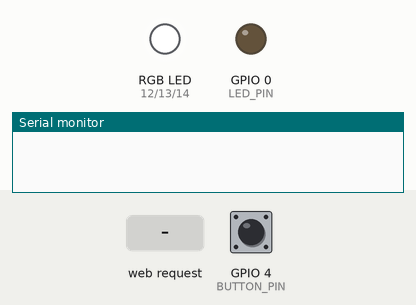
This sketch was run on a simulated ESP8266 (NodeMCU). Shown: an RGB LED mixed from three pins (HIGH = lit), output pins drawn as LEDs (lit = HIGH), the last lines printed to the serial monitor. The test bench sets the inputs (shaded band); at power-on: GPIO 4 (BUTTON_PIN) HIGH.

Above: at 1.2 s.
1.3 s: HTTP request GET /led/0 received
At 1.8 s:
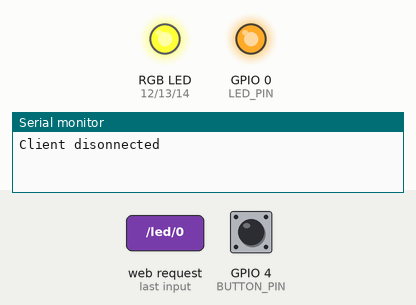
2.8 s: GPIO 4 (BUTTON_PIN) pulled LOW for 0.15 s
At 3.3 s:
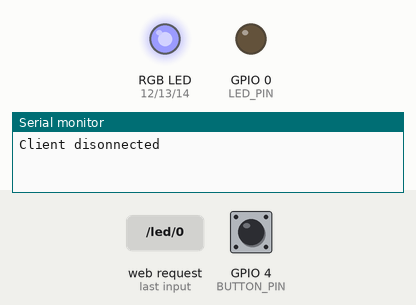
4.4 s: GPIO 4 (BUTTON_PIN) pulled LOW for 1 s
At 5.8 s:
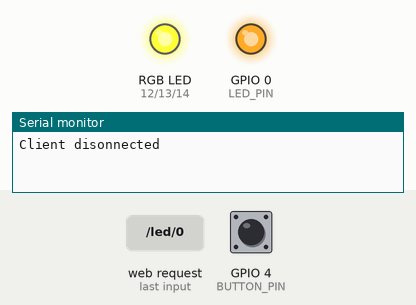
6.9 s: GPIO 4 (BUTTON_PIN) pulled LOW for 3.2 s
At 7.7 s:
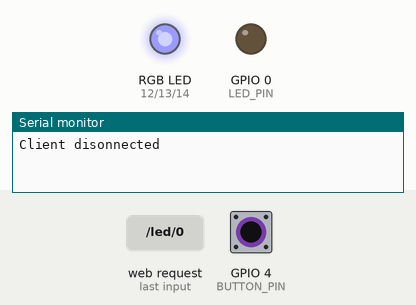
Timing chart, 0 to 9.9 s (numbered marks = the images above; inputs shaded):
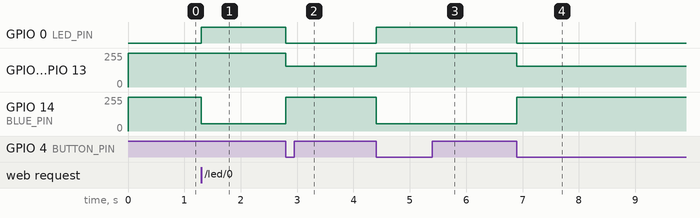

The sketch:

sketch_feb12a.ino
```cpp
#include <ESP8266WiFi.h>
#include "FS.h"

//////////////////////
// WiFi Definitions //
//////////////////////
const char WiFiAPPSK[] = "sparkfun";

/////////////////////
// Pin Definitions //
/////////////////////
const int LED_PIN = 0; // onboard LED

const int RED_PIN = 12;
const int GREEN_PIN = 13;
const int BLUE_PIN = 14;

const int BUTTON_PIN = 4;

const int ANALOG_PIN = A0; // The only analog pin on the Thing
const int DIGITAL_PIN = 12; // Digital pin to be read

int ledStatus = 0;

//192.168.4.1/
WiFiServer server(80);

void setup()
{
  initHardware();
  setupWiFi();
  server.begin();
}


void initHardware() {
  Serial.begin(115200);

  pinMode(LED_PIN, OUTPUT);
  pinMode(RED_PIN, OUTPUT);
  pinMode(GREEN_PIN, OUTPUT);
  pinMode(BLUE_PIN, OUTPUT);

  digitalWrite(LED_PIN, LOW);
  digitalWrite(RED_PIN, HIGH);
  digitalWrite(GREEN_PIN, HIGH);
  digitalWrite(BLUE_PIN, HIGH);

  pinMode(BUTTON_PIN, INPUT);

  attachInterrupt(digitalPinToInterrupt(BUTTON_PIN), buttonPressed, FALLING);
}


void setupWiFi()
{
  WiFi.mode(WIFI_AP);

  // Do a little work to get a unique-ish name. Append the
  // last two bytes of the MAC (HEX'd) to "Thing-":
  uint8_t mac[WL_MAC_ADDR_LENGTH];
  WiFi.softAPmacAddress(mac);
  String macID = String(mac[WL_MAC_ADDR_LENGTH - 2], HEX) +
                 String(mac[WL_MAC_ADDR_LENGTH - 1], HEX);
  macID.toUpperCase();
  String AP_NameString = "Fusion Voxel " + macID;

  char AP_NameChar[AP_NameString.length() + 1];
  memset(AP_NameChar, 0, AP_NameString.length() + 1);

  for (int i=0; i<AP_NameString.length(); i++)
    AP_NameChar[i] = AP_NameString.charAt(i);

  WiFi.softAP(AP_NameChar, WiFiAPPSK);
}


// ***********************************************
// Repeating Loop Function
void loop()
{
  // Check if a client has connected
  WiFiClient client = server.available();
  if (!client) {
    return;
  }

  // Read the first line of the request

  String req = client.readStringUntil('\r');

  client.flush();

  // Match the request

  if (req.indexOf("/led/0") != -1)
    ledStatus = 0; // Will write LED low
  else if (req.indexOf("/led/1") != -1)
    ledStatus = 1; // Will write LED high
  else if (req.indexOf("/read") != -1)
    ledStatus = -2; // Will print pin reads
  else {
    ledStatus = -99;
  }

  if (ledStatus >= 0) {
    digitalWrite(LED_PIN, !ledStatus);
    changeFirstLEDColor(ledStatus*100, ledStatus*100, !ledStatus*200);
  }

  client.flush();

  // Prepare the response. Start with the common header:
  String s = "HTTP/1.1 200 OK\r\n";
  s += "Content-Type: text/html\r\n\r\n";
  s += "<!DOCTYPE HTML>\r\n<html>\r\n";
  // If we're setting the LED, print out a message saying we did
  if (ledStatus >= 0)
  {
    s += "LED is now ";
    s += (ledStatus)? "on":"off";
  }
  else if (ledStatus == -2)
  { // If we're reading pins, print out those values:
    s += "Analog Pin = ";
    s += String(analogRead(ANALOG_PIN));
    s += "<br>"; // Go to the next line.
    s += "Digital Pin 12 = ";
    s += String(digitalRead(DIGITAL_PIN));
  }
  else
  {
    s += "Invalid Request, showing custom output.<br>";
    s += "ledStatus:";
    s += String(ledStatus);
    s += "<br>";
  }
  s += "</html>\n";

  // Send the response to the client
  client.print("");
  delay(10);
  Serial.println("Client disonnected");


}


// Interrupt Callback Functions
void buttonPressed() {
  ledStatus = !ledStatus;
  digitalWrite(LED_PIN, !ledStatus);
  changeFirstLEDColor(ledStatus*100, ledStatus*100, !ledStatus*200);
  delay(10);
}

// Convenience Functions

void changeFirstLEDColor(int r, int g, int b) {
  analogWrite(RED_PIN, 255 - r);
  analogWrite(GREEN_PIN, 255 - g);
  analogWrite(BLUE_PIN, 255 - b);
}
```

Measured:
- after the input at 1.3 s, GPIO 0 (LED_PIN): LOW → HIGH at once; GPIO 14 (BLUE_PIN): 255/255 → 55/255 at once
- after the input at 2.8 s, GPIO 0 (LED_PIN): HIGH → LOW at once; GPIO 12 (RED_PIN), GPIO 13 (GREEN_PIN): 255/255 → 155/255 at once; GPIO 14 (BLUE_PIN): 55/255 → 255/255 at once
- after the input at 4.4 s, GPIO 0 (LED_PIN): LOW → HIGH at once; GPIO 12 (RED_PIN), GPIO 13 (GREEN_PIN): 155/255 → 255/255 at once; GPIO 14 (BLUE_PIN): 255/255 → 55/255 at once
- after the input at 6.9 s, GPIO 0 (LED_PIN): HIGH → LOW at once; GPIO 12 (RED_PIN), GPIO 13 (GREEN_PIN): 255/255 → 155/255 at once; GPIO 14 (BLUE_PIN): 55/255 → 255/255 at once
